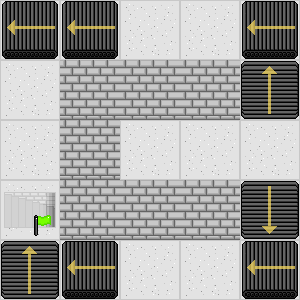

This is a level from a 2D game, rendered from its Tiled map with the project's own tilesets. A one-line summary and the complete map file follow:
An orthogonal 5x5 tile map with 60x60 px tiles, 3 tile layers (Hidden Traps, Floor, Objects).

<map version="1.2" tiledversion="1.2.2" orientation="orthogonal" renderorder="right-down" width="5" height="5" tilewidth="60" tileheight="60" infinite="0" nextlayerid="4" nextobjectid="1">
 <tileset firstgid="1" source="../data/objects.tsx" />
 <layer id="3" name="Hidden Traps" width="5" height="5">
  <data encoding="csv">
0,0,0,0,0,
0,0,0,0,0,
0,0,0,0,0,
0,0,0,0,0,
0,0,0,0,0
</data>
 </layer>
 <layer id="1" name="Floor" width="5" height="5">
  <data encoding="csv">
2,2,2,2,2,
2,2,2,2,2,
2,2,2,2,2,
2,2,2,2,2,
2,2,2,2,2
</data>
 </layer>
 <layer id="2" name="Objects" width="5" height="5">
  <data encoding="csv">
10,10,0,0,10,
0,5,5,5,9,
0,5,0,0,0,
7,5,5,5,11,
9,10,0,0,10
</data>
 </layer>
</map>
